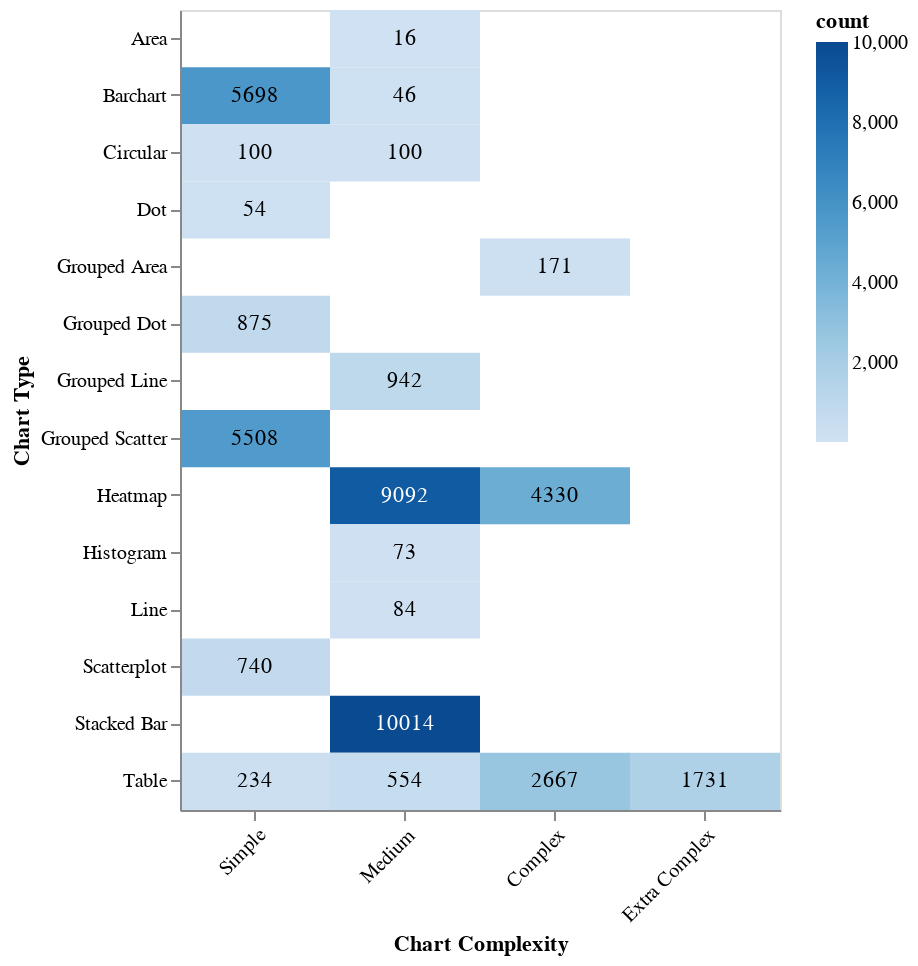

The notebook cell saved with this chart:
### Code cell
# group by chart complexity and visualization type
grouped = df.groupby(['chart_complexity_ordinal', 'chart_type']).size().reset_index(name='count')


# create a heatmap
heatmap = alt.Chart(grouped).mark_rect().encode(
    y=alt.Y('chart_type:N', title='Chart Type'),
    # x=alt.X('chart_complexity_ordinal:O', title='Chart Complexity'),
    x=alt.X('chart_complexity_ordinal:O', title='Chart Complexity', axis=chart_complexity_format),
    color=alt.Color('count:Q', scale=alt.Scale(scheme='blues')),
    tooltip=['chart_type:N', 'chart_complexity_ordinal:O', 'count:Q']
)

textlayer = alt.Chart(grouped).mark_text().encode(
    y=alt.Y('chart_type:N', title='Chart Type', axis=chart_type_format),
    x=alt.X('chart_complexity_ordinal:O', title='Chart Complexity'),
    text=alt.Text('count:Q'),
    color=alt.condition(
        alt.datum.count > 6000,
        alt.value('white'),  # If count is greater than 6000, use white text
        alt.value('black')   # Otherwise, use black text
    ),
)

heatmap = heatmap + textlayer
heatmap = heatmap.properties(
    width=300,
    height=400
).configure_axisX(
    labelAngle=-45,
)

heatmap.display()

### Figure 1 — Vega specification as saved in the notebook (floating-point values rounded to 4 significant figures)
{"$schema": "https://vega.github.io/schema/vega/v5.json", "data": [{"name": "source_0", "values": [{"chart_complexity_ordinal": 0, "chart_type": "barchart", "count": 5698}, {"chart_complexity_ordinal": 0, "chart_type": "circular", "count": 100}, {"chart_complexity_ordinal": 0, "chart_type": "dot", "count": 54}, {"chart_complexity_ordinal": 0, "chart_type": "grouped_dot", "count": 875}, {"chart_complexity_ordinal": 0, "chart_type": "grouped_scatter", "count": 5508}, {"chart_complexity_ordinal": 0, "chart_type": "scatterplot", "count": 740}, {"chart_complexity_ordinal": 0, "chart_type": "table", "count": 234}, {"chart_complexity_ordinal": 1, "chart_type": "area", "count": 16}, {"chart_complexity_ordinal": 1, "chart_type": "barchart", "count": 46}, {"chart_complexity_ordinal": 1, "chart_type": "circular", "count": 100}, {"chart_complexity_ordinal": 1, "chart_type": "grouped_line", "count": 942}, {"chart_complexity_ordinal": 1, "chart_type": "heatmap", "count": 9092}, {"chart_complexity_ordinal": 1, "chart_type": "histogram", "count": 73}, {"chart_complexity_ordinal": 1, "chart_type": "line", "count": 84}, {"chart_complexity_ordinal": 1, "chart_type": "stacked_bar", "count": 10014}, {"chart_complexity_ordinal": 1, "chart_type": "table", "count": 554}, {"chart_complexity_ordinal": 2, "chart_type": "grouped_area", "count": 171}, {"chart_complexity_ordinal": 2, "chart_type": "heatmap", "count": 4330}, {"chart_complexity_ordinal": 2, "chart_type": "table", "count": 2667}, {"chart_complexity_ordinal": 3, "chart_type": "table", "count": 1731}]}, {"name": "data_0", "values": [{"chart_complexity_ordinal": 0, "chart_type": "barchart", "count": 5698}, {"chart_complexity_ordinal": 0, "chart_type": "circular", "count": 100}, {"chart_complexity_ordinal": 0, "chart_type": "dot", "count": 54}, {"chart_complexity_ordinal": 0, "chart_type": "grouped_dot", "count": 875}, {"chart_complexity_ordinal": 0, "chart_type": "grouped_scatter", "count": 5508}, {"chart_complexity_ordinal": 0, "chart_type": "scatterplot", "count": 740}, {"chart_complexity_ordinal": 0, "chart_type": "table", "count": 234}, {"chart_complexity_ordinal": 1, "chart_type": "area", "count": 16}, {"chart_complexity_ordinal": 1, "chart_type": "barchart", "count": 46}, {"chart_complexity_ordinal": 1, "chart_type": "circular", "count": 100}, {"chart_complexity_ordinal": 1, "chart_type": "grouped_line", "count": 942}, {"chart_complexity_ordinal": 1, "chart_type": "heatmap", "count": 9092}, {"chart_complexity_ordinal": 1, "chart_type": "histogram", "count": 73}, {"chart_complexity_ordinal": 1, "chart_type": "line", "count": 84}, {"chart_complexity_ordinal": 1, "chart_type": "stacked_bar", "count": 10014}, {"chart_complexity_ordinal": 1, "chart_type": "table", "count": 554}, {"chart_complexity_ordinal": 2, "chart_type": "grouped_area", "count": 171}, {"chart_complexity_ordinal": 2, "chart_type": "heatmap", "count": 4330}, {"chart_complexity_ordinal": 2, "chart_type": "table", "count": 2667}, {"chart_complexity_ordinal": 3, "chart_type": "table", "count": 1731}]}, {"name": "data_0_x_domain_chart_complexity_ordinal_0", "values": [{"chart_complexity_ordinal": 0}, {"chart_complexity_ordinal": 1}, {"chart_complexity_ordinal": 2}, {"chart_complexity_ordinal": 3}]}, {"name": "source_0_x_domain_chart_complexity_ordinal_1", "values": [{"chart_complexity_ordinal": 0}, {"chart_complexity_ordinal": 1}, {"chart_complexity_ordinal": 2}, {"chart_complexity_ordinal": 3}]}, {"name": "data_0_y_domain_chart_type_0", "values": [{"chart_type": "barchart"}, {"chart_type": "circular"}, {"chart_type": "dot"}, {"chart_type": "grouped_dot"}, {"chart_type": "grouped_scatter"}, {"chart_type": "scatterplot"}, {"chart_type": "table"}, {"chart_type": "area"}, {"chart_type": "grouped_line"}, {"chart_type": "heatmap"}, {"chart_type": "histogram"}, {"chart_type": "line"}, {"chart_type": "stacked_bar"}, {"chart_type": "grouped_area"}]}, {"name": "source_0_y_domain_chart_type_1", "values": [{"chart_type": "barchart"}, {"chart_type": "circular"}, {"chart_type": "dot"}, {"chart_type": "grouped_dot"}, {"chart_type": "grouped_scatter"}, {"chart_type": "scatterplot"}, {"chart_type": "table"}, {"chart_type": "area"}, {"chart_type": "grouped_line"}, {"chart_type": "heatmap"}, {"chart_type": "histogram"}, {"chart_type": "line"}, {"chart_type": "stacked_bar"}, {"chart_type": "grouped_area"}]}, {"name": "data_0_color_domain_count", "values": [{"min": 16, "max": 10014}]}], "marks": [{"type": "rect", "name": "layer_0_marks", "from": {"data": "data_0"}, "encode": {"update": {"fill": {"field": "count", "scale": "color"}, "x": {"field": "chart_complexity_ordinal", "scale": "x"}, "y": {"field": "chart_type", "scale": "y"}, "height": {"signal": "max(0.25, bandwidth('y'))"}, "tooltip": {"signal": "{\"chart_type\": isValid(datum[\"chart_type\"]) ? datum[\"chart_type\"] : \"\"+datum[\"chart_type\"], \"chart_complexity_ordinal\": isValid(datum[\"chart_complexity_ordinal\"]) ? datum[\"chart_complexity_ordinal\"] : \"\"+datum[\"chart_complexity_ordinal\"], \"count\": format(datum[\"count\"], \"\")}"}, "width": {"signal": "max(0.25, bandwidth('x'))"}}}, "style": ["rect"]}, {"type": "text", "name": "layer_1_marks", "from": {"data": "source_0"}, "encode": {"update": {"fill": [{"value": "white", "test": "(datum.count > 6000)"}, {"value": "black"}], "y": {"field": "chart_type", "scale": "y", "band": 0.5}, "x": {"field": "chart_complexity_ordinal", "scale": "x", "band": 0.5}, "text": {"signal": "format(datum[\"count\"], \"\")"}, "align": {"value": "center"}, "baseline": {"value": "middle"}}}, "style": ["text"]}], "scales": [{"name": "x", "type": "band", "domain": {"fields": [{"data": "data_0_x_domain_chart_complexity_ordinal_0", "field": "chart_complexity_ordinal"}, {"data": "source_0_x_domain_chart_complexity_ordinal_1", "field": "chart_complexity_ordinal"}], "sort": true}, "range": [0, {"signal": "width"}], "paddingInner": 0, "paddingOuter": 0}, {"name": "y", "type": "band", "domain": {"fields": [{"data": "data_0_y_domain_chart_type_0", "field": "chart_type"}, {"data": "source_0_y_domain_chart_type_1", "field": "chart_type"}], "sort": true}, "range": [0, {"signal": "height"}], "paddingInner": 0, "paddingOuter": 0}, {"name": "color", "type": "linear", "domain": [{"signal": "(data(\"data_0_color_domain_count\")[0] || {}).min"}, {"signal": "(data(\"data_0_color_domain_count\")[0] || {}).max"}], "range": {"scheme": "blues"}, "interpolate": "hcl", "zero": false}], "axes": [{"scale": "x", "orient": "bottom", "title": "Chart Complexity", "labelBaseline": "top", "encode": {"labels": {"update": {"text": {"signal": "\n        {\n            0: 'Simple',\n            1: 'Medium',\n            2: 'Complex',\n            3: 'Extra Complex'\n        }[datum.label]\n        "}}}}, "labelAlign": "right", "zindex": 1, "grid": false}, {"scale": "y", "orient": "left", "grid": false, "title": "Chart Type", "encode": {"labels": {"update": {"text": {"signal": "\n    {\n        \"scatterplot\": \"Scatterplot\",\n        \"barchart\": \"Barchart\",\n        \"stacked_bar\": \"Stacked Bar\",\n        \"grouped_bar\": \"Grouped Bar\",\n        \"normalized_bar\": \"Normalized Bar\",\n        \"circular\": \"Circular\",\n        \"table\": \"Table\",\n        \"line\": \"Line\",\n        \"area\": \"Area\",\n        \"grouped_line\": \"Grouped Line\",\n        \"grouped_area\": \"Grouped Area\",\n        \"grouped_scatter\": \"Grouped Scatter\",\n        \"heatmap\": \"Heatmap\",\n        \"histogram\": \"Histogram\",\n        \"dot\": \"Dot\",\n        \"grouped_dot\": \"Grouped Dot\"\n    }[datum.label]\n    "}}}}, "zindex": 1}], "config": {"axisX": {"labelAngle": -45}}, "padding": 5, "width": 300, "height": 400, "background": "white", "style": "cell", "legends": [{"fill": "color", "gradientLength": {"signal": "clamp(height, 64, 200)"}, "title": "count"}]}
